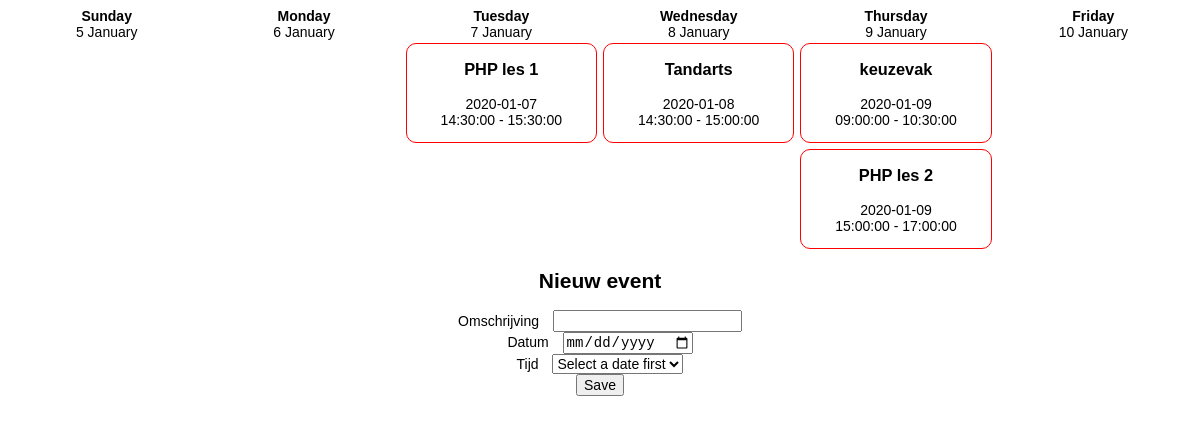
/index_advanced.php, run on the app's committed database.
### tables this page shows
CREATE TABLE IF NOT EXISTS `reservations` (
                                              `id` int(11) UNSIGNED NOT NULL AUTO_INCREMENT,
                                              `description` varchar(255) NOT NULL,
                                              `date` date NOT NULL,
                                              `start_time` time NOT NULL,
                                              `end_time` time NOT NULL,
                                              PRIMARY KEY (`id`)
);

### templates/template_event.php (the view)
<event>
    <h3><?= $reservation['description'] ?></h3>
    <p><?= $reservation['date'] ?>
    <br><?= $reservation['start_time']?> - <?= $reservation['end_time']?></p>
</event>

### index_advanced.php (shortened to what this page needs)
<?php
require_once 'includes/database.php';
$date = '2020-01-05';
$enddate = '2020-01-12';
$query = "SELECT *
          FROM planning_system.reservations
          WHERE date >= '$date' AND date <= '$enddate'
          ORDER BY start_time ASC";
$result = mysqli_query($db, $query)
    or die('Error '.mysqli_error($db).' with query '.$query);
$reservations = [];
while($row = mysqli_fetch_assoc($result))
{
    $reservations[] = $row;
}
?>
<!doctype html>
<html lang="en">
<head>
    <link rel="stylesheet" href="css/style_advanced.css"/>
</head>
<body>
    <div class="row">
        <?php for($i = 0 ; $i < 6 ; $i++) {?>
        <div class="column">
            <b><?= strftime('%A', strtotime($date ." + $i days")) ?></b>
            <div><?= date('j F', strtotime($date ." + $i days")) ?></div>
            <?php foreach($reservations as $reservation) { ?>
                <?php if(date('N', strtotime($reservation['date'])) == $i) {?>
                    <?php include 'templates/template_event.php' ?>
                <?php } ?>
            <?php } ?>
        </div>
        <?php } ?>
    </div>
    <div class="row">
        <div class="column">
            <h2>Nieuw event</h2>
            <form action="" method="post">
                <div class="data-field">
                    <label for="name">Omschrijving</label>
                    <input id="name" type="text" name="name" value="<?= (isset($name) ? $name : ''); ?>"/>
                </div>
                <div class="data-field">
                    <label for="date">Datum</label>
                    <input type="date" name="date" id="date"/>
                </div>
                <div class="data-field">
                    <label for="time">Tijd</label>
                    <select name="time" id="time">
                        <option value="">Select a date first</option>
                    </select>
                </div>
                <div class="data-submit">
                    <input type="submit" name="submit" value="Save"/>
                </div>
            </form>
        </div>
    </div>
</body>
</html>

### css/style_advanced.css (style rules this page uses)
html { margin: 0; font-family: sans-serif; font-size: 14px; }
form label { width: 200px; margin-right: 10px; }
form input,select { font-size: 1em; }
.row { display: flex; flex-direction: row; flex-wrap: wrap; width: 100%; }
.column { display: flex; flex-direction: column; flex: 1; text-align: center; }
event { border: 1px solid red; border-radius: 10px; margin: 3px; }

### data on the page
reservations: description "PHP les 1", date "2020-01-07", start_time "14:30:00", end_time "15:30:00"
reservations: description "Tandarts", date "2020-01-08", start_time "14:30:00", end_time "15:00:00"
reservations: description "keuzevak", date "2020-01-09", start_time "09:00:00", end_time "10:30:00"
reservations: description "PHP les 2", date "2020-01-09", start_time "15:00:00", end_time "17:00:00"

### other printed values
strftime('%A', strtotime($date ." + $i days")) "Sunday"
date('j F', strtotime($date ." + $i days")) "5 January"
strftime('%A', strtotime($date ." + $i days")) "Monday"
date('j F', strtotime($date ." + $i days")) "6 January"
strftime('%A', strtotime($date ." + $i days")) "Tuesday"
date('j F', strtotime($date ." + $i days")) "7 January"
strftime('%A', strtotime($date ." + $i days")) "Wednesday"
date('j F', strtotime($date ." + $i days")) "8 January"
strftime('%A', strtotime($date ." + $i days")) "Thursday"
date('j F', strtotime($date ." + $i days")) "9 January"
strftime('%A', strtotime($date ." + $i days")) "Friday"
date('j F', strtotime($date ." + $i days")) "10 January"
